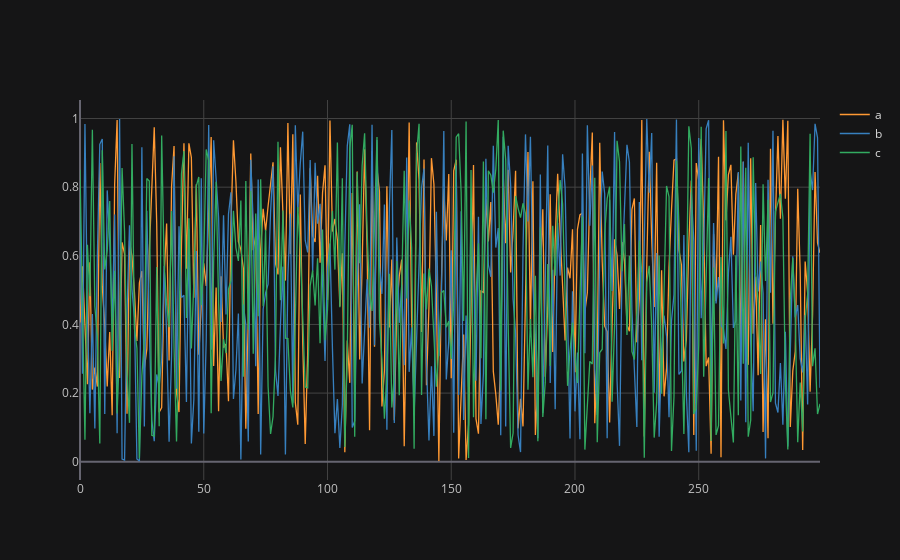

Source (notebook cell):
### Code cell
df.iplot()

### Figure 1 — Plotly figure (JSON) as saved in the notebook; plotly's stock layout.template omitted (floating-point values rounded to 4 significant figures; data arrays with more than 128 entries replaced by an {"elided": "..."} marker saying what was removed)
{"data": [{"line": {"color": "rgba(255, 153, 51, 1.0)", "dash": "solid", "shape": "linear", "width": 1.3}, "mode": "lines", "name": "a", "text": "", "type": "scatter", "visible": true, "x": {"elided": "300 int values"}, "y": {"elided": "300 float values"}}, {"line": {"color": "rgba(55, 128, 191, 1.0)", "dash": "solid", "shape": "linear", "width": 1.3}, "mode": "lines", "name": "b", "text": "", "type": "scatter", "visible": true, "x": {"elided": "300 int values"}, "y": {"elided": "300 float values"}}, {"line": {"color": "rgba(50, 171, 96, 1.0)", "dash": "solid", "shape": "linear", "width": 1.3}, "mode": "lines", "name": "c", "text": "", "type": "scatter", "visible": true, "x": {"elided": "300 int values"}, "y": {"elided": "300 float values"}}], "layout": {"autosize": true, "legend": {"bgcolor": "#151516", "font": {"color": "#D9D9D9"}}, "paper_bgcolor": "#151516", "plot_bgcolor": "#151516", "title": {"font": {"color": "#D9D9D9"}}, "xaxis": {"autorange": true, "gridcolor": "#434343", "range": [0, 299], "showgrid": true, "tickfont": {"color": "#C2C2C2"}, "title": {"font": {"color": "#D9D9D9"}, "text": ""}, "type": "linear", "zerolinecolor": "#666570"}, "yaxis": {"autorange": true, "gridcolor": "#434343", "range": [-0.05319, 1.054], "showgrid": true, "tickfont": {"color": "#C2C2C2"}, "title": {"font": {"color": "#D9D9D9"}, "text": ""}, "type": "linear", "zerolinecolor": "#666570"}}}
